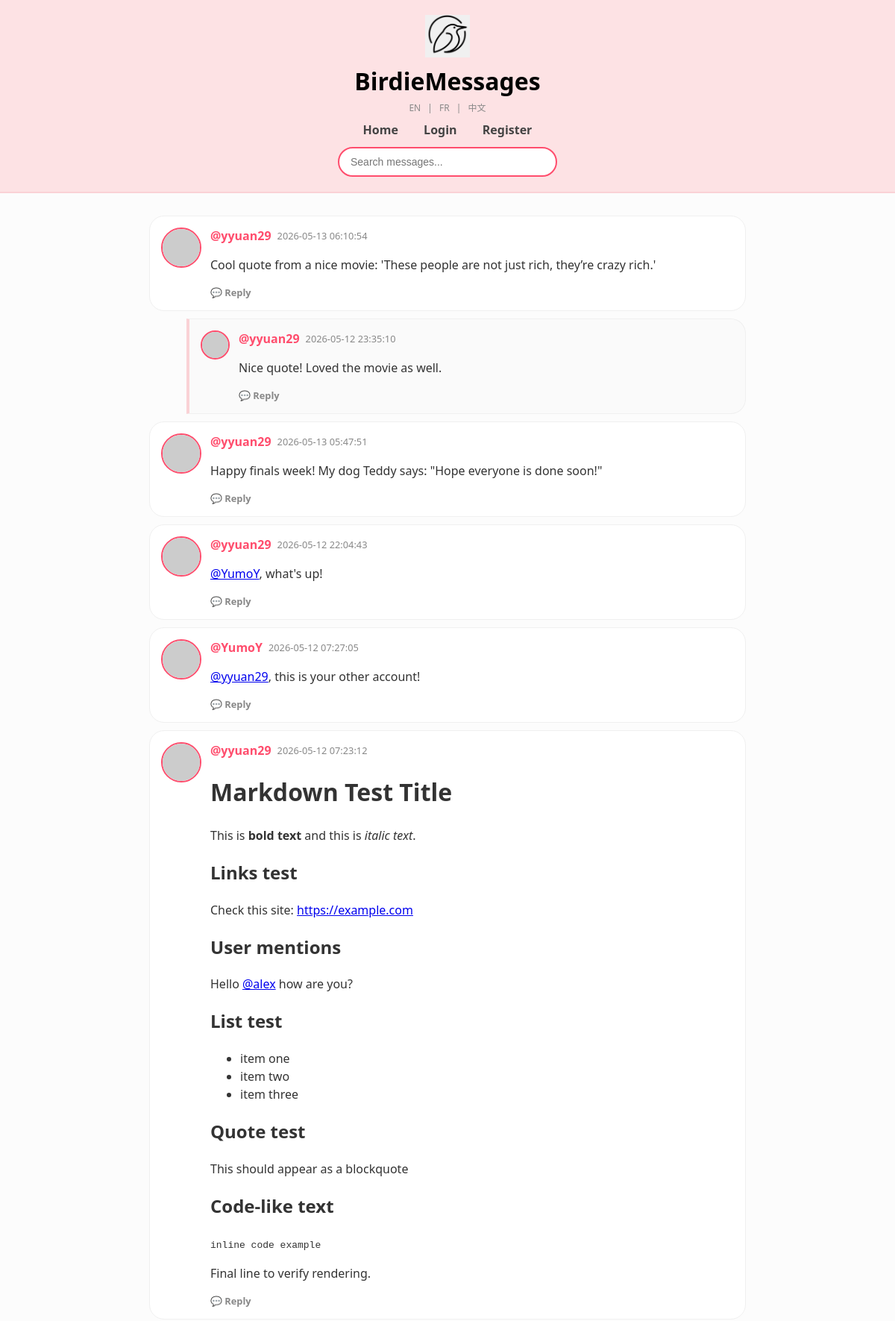
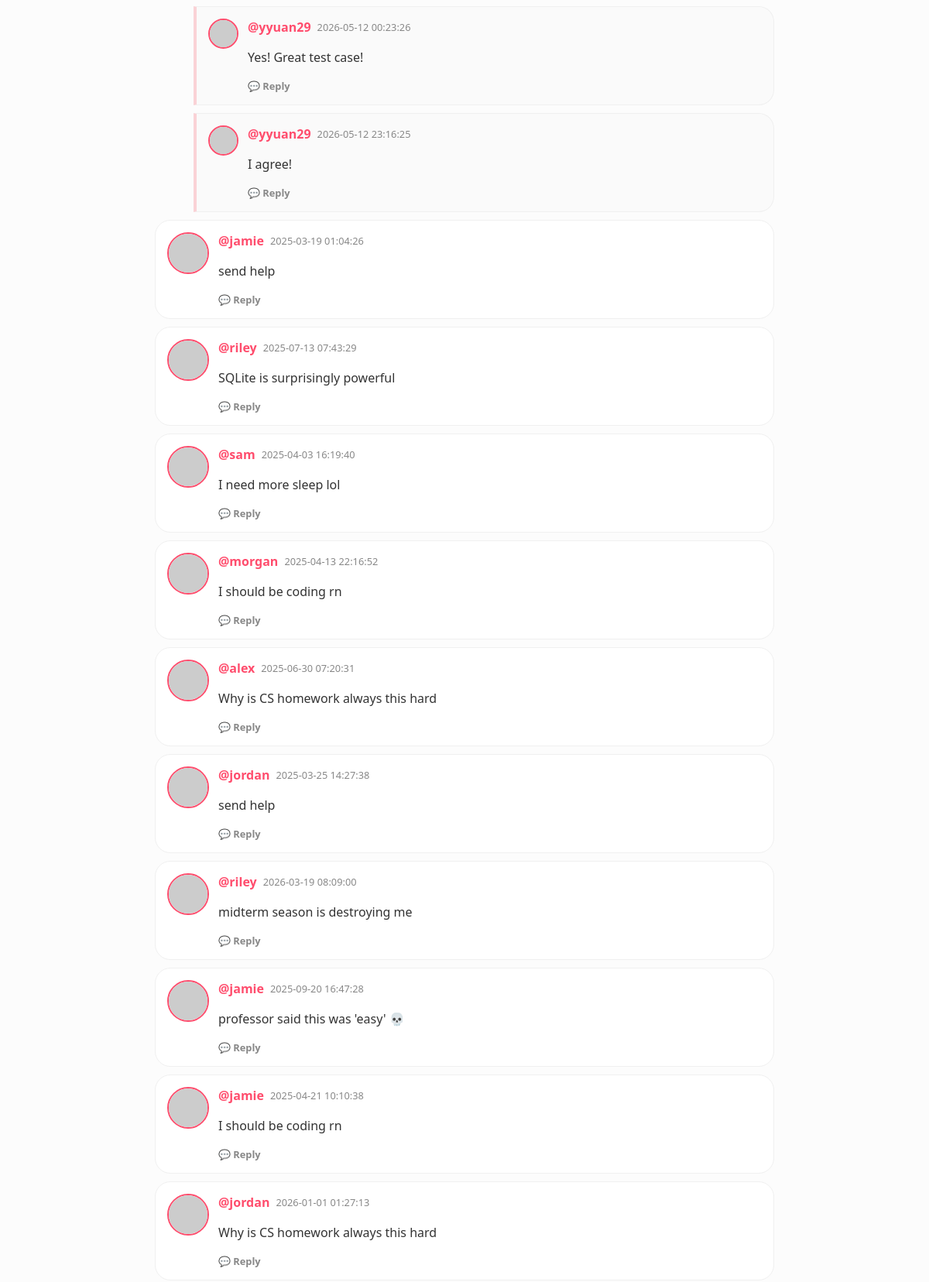
The page / (upper part) on the database its author committed (2 pictures, top to bottom).
### tables this page shows
CREATE TABLE users (
            id INTEGER PRIMARY KEY AUTOINCREMENT,
            username TEXT UNIQUE,
            password TEXT,
            age INTEGER,
            bio TEXT
        );

### app.py (the view)
@app.get("/", response_class=HTMLResponse)
async def home(request: Request, page: int = 1):
    if page < 1: page = 1
    limit = 50
    offset = (page - 1) * limit
    db = get_db()
    rows = db.execute("""
    WITH RECURSIVE message_tree AS (
        SELECT id, id as root_id, timestamp, 0 as depth
        FROM messages
        WHERE parent_id IS NULL

        UNION ALL

        SELECT m.id, mt.root_id, m.timestamp, mt.depth + 1
        FROM messages m
        JOIN message_tree mt ON m.parent_id = mt.id
    )
    SELECT m.*, u.username, mt.depth, mt.root_id
    FROM messages m
    JOIN message_tree mt ON m.id = mt.id
    LEFT JOIN users u ON m.user_id = u.id
    ORDER BY mt.root_id DESC, m.id ASC
    LIMIT ? OFFSET ?
""", (limit, offset)).fetchall()
    total_row = db.execute("SELECT COUNT(*) FROM messages").fetchone()
    total = total_row[0] if total_row else 0
    db.close()
    logged_in_user = request.cookies.get("username")
    return templates.TemplateResponse(
        request=request,
        name="index.html",
        context={
            "request": request,
            "messages": rows,
            "page": page,
            "has_next": (offset + limit) < total,
            "has_prev": page > 1,
            "user": logged_in_user,
            "t": get_translations(request)
        }
    )

### templates/index.html (shortened to what this page needs)
<!DOCTYPE html>
<html lang="en">
<head>
</head>
<body>
{% set t = get_t(request) %}
<header class="birdie-header">
    <div class="logo-container">
        <img src="/static/logo.png" class="main-logo">
        <div class="title-nav">
            <h1>BirdieMessages</h1>
            <div class="lang-nav">
                <a href="/set_lang/en">EN</a> |
                <a href="/set_lang/fr">FR</a> |
                <a href="/set_lang/zh">中文</a>
            </div>
            <nav>
                <a href="/">{{ t.home }}</a>
                {% if user %}
                    <a href="/create_message">+ {{ t.post }}</a>
                    <a href="/profile/{{ user }}">{{ t.profile }}</a>
                    <a href="/logout">{{ t.logout }}</a>
                {% else %}
                    <a href="/login">{{ t.login }}</a>
                    <a href="/register">{{ t.register }}</a>
                {% endif %}
            </nav>
            <div class="search-row">
                <form action="/search" method="get">
                    <input type="text" name="q" placeholder="{{ t.search_placeholder }}">
                </form>
            </div>
        </div>
    </div>
</header>
<div class="container">
    {% for msg in messages %}
        <div class="chirp-card {% if msg.parent_id %}is-reply{% endif %}">
            <img class="avatar-circle {% if msg.parent_id %}avatar-reply{% endif %}"
                src="https://robohash.org/{{ msg.username }}?set=set4&size=50x50">
            <div style="flex:1;">
                <div style="display:flex; gap:8px; align-items:center;">
                    <a class="username" href="/profile/{{ msg.username }}">@{{ msg.username }}</a>
                    <span class="timestamp">{{ msg.timestamp }}</span>
                </div>
                <div class="message-content">
                    {{ linkify(msg.content) | safe }}
                </div>
                <div class="actions-bar">
                    <a href="/message/{{ msg.id }}" class="btn-action">💬 {{ t.reply or 'Reply' }}</a>
                </div>
            </div>
        </div>
    {% endfor %}
</div>
</body>
</html>

### templates/index.html (style rules this page uses)
:root { --birdie-pink: #fde2e4; --birdie-dark-pink: #ff4d6d; --birdie-border: #fad2d6; --nav-text: #444; }
body { background-color: #fcfcfc; font-family: 'Segoe UI', Roboto, Helvetica, Arial, sans-serif; margin: 0; padding: 0; color: #333; }
.birdie-header { background-color: var(--birdie-pink); padding: 20px 0; border-bottom: 2px solid var(--birdie-border); text-align: center; }
.logo-container { display: flex; flex-direction: column; align-items: center; }
.main-logo { width: 60px; height: auto; margin-bottom: 5px; }
.title-nav h1 { font-size: 32px; margin: 5px 0; font-weight: 800; color: #000; }
.lang-nav { font-size: 0.75em; color: #888; margin-bottom: 10px; }
.lang-nav a { color: #888; text-decoration: none; margin: 0 6px; }
.title-nav nav { margin: 10px 0; font-weight: 600; }
.title-nav nav a { text-decoration: none; color: var(--nav-text); margin: 0 15px; }
.search-row { margin-top: 12px; }
.search-row input { padding: 10px 15px; width: 260px; border-radius: 20px; border: 2px solid var(--birdie-dark-pink); outline: none; font-size: 14px; background: white; }
.container { max-width: 800px; margin: 30px auto; padding: 0 20px; }
.chirp-card { background: white; border: 1px solid #f0f0f0; border-radius: 20px; padding: 15px; margin-bottom: 10px; display: flex; gap: 12px; }
.is-reply { margin-left: 50px; border-left: 4px solid var(--birdie-border); background: #fafafa; border-top-left-radius: 0; border-bottom-left-radius: 0; }
.avatar-circle { width: 50px; height: 50px; border-radius: 50%; border: 2px solid var(--birdie-dark-pink); }
.avatar-reply { width: 35px; height: 35px; }
.username { color: var(--birdie-dark-pink); font-weight: bold; text-decoration: none; }
.message-content { margin-top: 5px; line-height: 1.5; }
.timestamp, .bio-text { color: #888; font-size: 0.8em; font-family: inherit; }
.actions-bar { margin-top: 10px; display: flex; gap: 15px; font-family: inherit; }
.btn-action { text-decoration: none; font-size: 0.8em; color: #888; font-weight: 600; font-family: inherit; }

### rows shown on the page
users: username "yyuan29", timestamp "2026-05-13 06:10:54", linkify "Cool quote from a nice movie: 'These people are not just rich, they’re crazy rich.'", reply "Reply", timestamp "2026-05-12 23:35:10", linkify "Nice quote! Loved the movie as well.", timestamp "2026-05-13 05:47:51", linkify "Happy finals week! My dog Teddy says: \"Hope everyone is done soon!\"", timestamp "2026-05-12 22:04:43", linkify "@YumoY , what's up!", timestamp "2026-05-12 07:23:12", linkify "Markdown Test Title This is bold text and this is italic text . Links test Check this site: https://example.com User mentions Hello @alex how are you? List test item one item two item three Quote test This should appear as a blockquote Code-like text inline code example Final line to verify rendering.", timestamp "2026-05-12 00:23:26", linkify "Yes! Great test case!", timestamp "2026-05-12 23:16:25", linkify "I agree!"
users: username "YumoY", timestamp "2026-05-12 07:27:05", linkify "@yyuan29 , this is your other account!", reply "Reply"
users: username "jamie", timestamp "2025-03-19 01:04:26", linkify "send help", reply "Reply", timestamp "2025-09-20 16:47:28", linkify "professor said this was 'easy' 💀", timestamp "2025-04-21 10:10:38", linkify "I should be coding rn"
users: username "riley", timestamp "2025-07-13 07:43:29", linkify "SQLite is surprisingly powerful", reply "Reply", timestamp "2026-03-19 08:09:00", linkify "midterm season is destroying me"
users: username "sam", timestamp "2025-04-03 16:19:40", linkify "I need more sleep lol", reply "Reply"
users: username "morgan", timestamp "2025-04-13 22:16:52", linkify "I should be coding rn", reply "Reply"
users: username "alex", timestamp "2025-06-30 07:20:31", linkify "Why is CS homework always this hard", reply "Reply"
users: username "jordan", timestamp "2025-03-25 14:27:38", linkify "send help", reply "Reply", timestamp "2026-01-01 01:27:13", linkify "Why is CS homework always this hard"

### other values the page prints
{{ t.home }} "Home"
{{ t.login }} "Login"
{{ t.register }} "Register"
